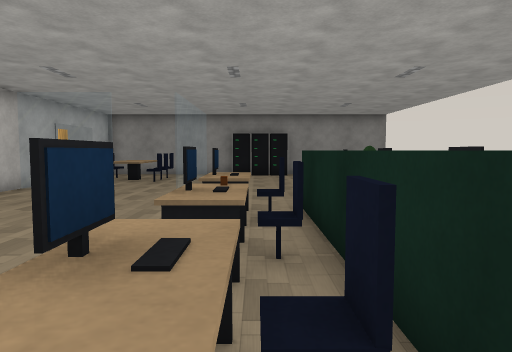
[1] (above)

16 first-person views from a walk through a Unity game level. The camera is 1.2 m above the floor, tilts 4° down and sees 70° across. The floor is counted in squares, 1 m on a side. Each view is taken from the middle of a square. On the plan, view 1 faces up. The plan holds only what a view shows up to about 15 squares ahead; the rest is blank. The place goes on beyond the plan. The player character is not drawn. Some surface patterns are stand-ins.

[2]
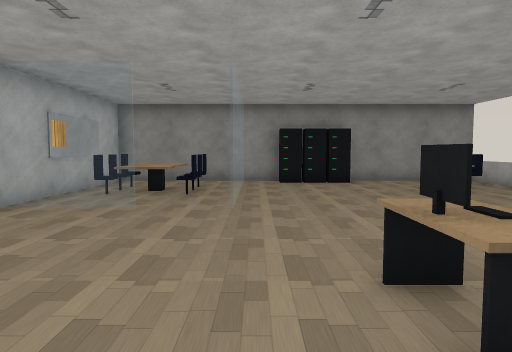

[3]
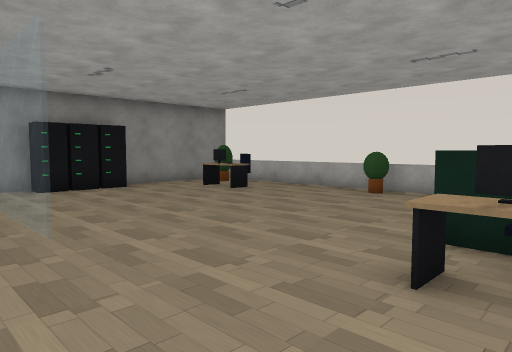

[4]
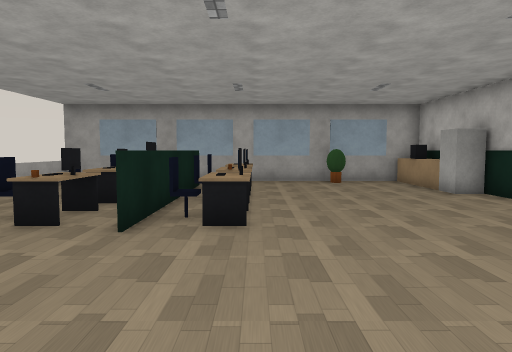

[5]
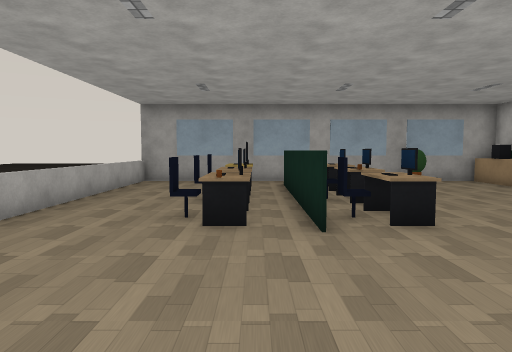

[6]
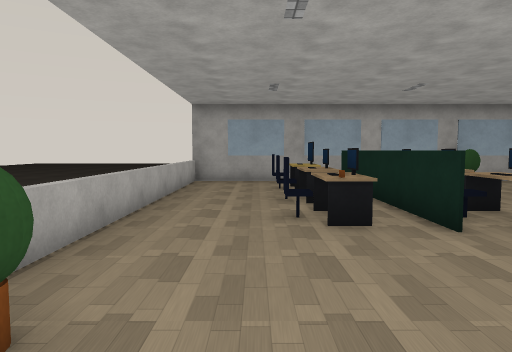

[7]
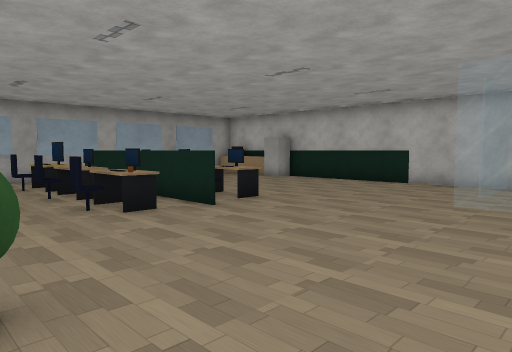

[8]
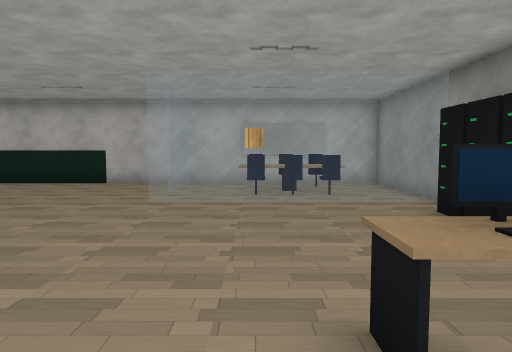

[9]
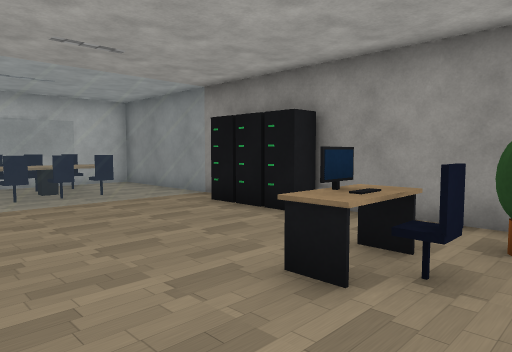

[10]
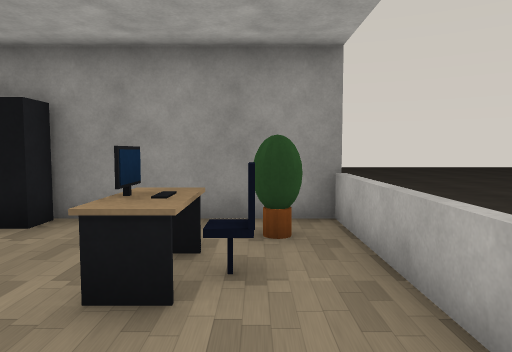

[11]
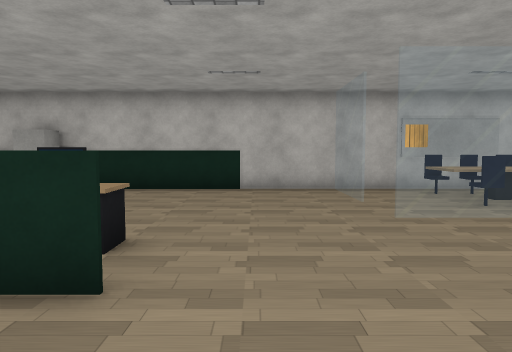

[12]
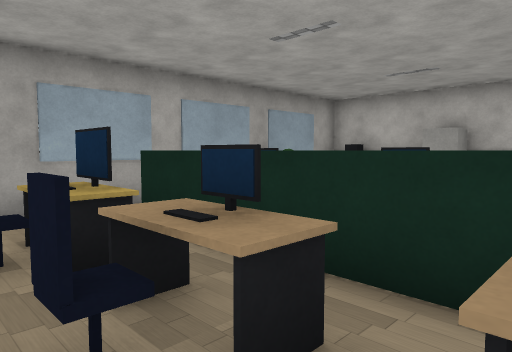

[13]
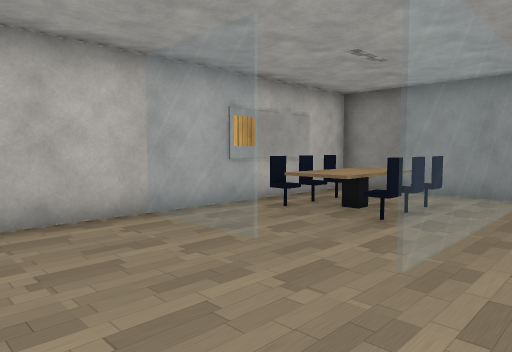

[14]
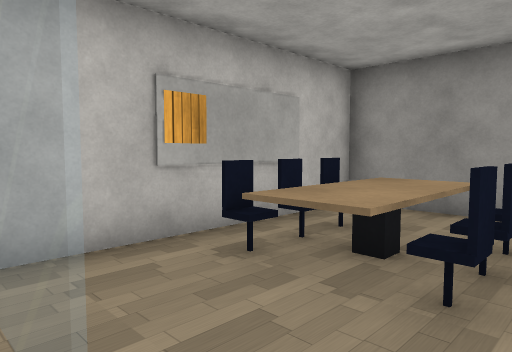

[15]
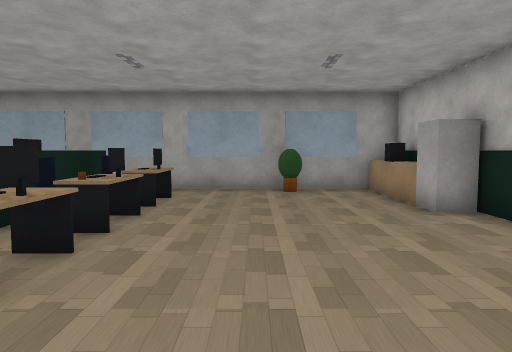

[16]
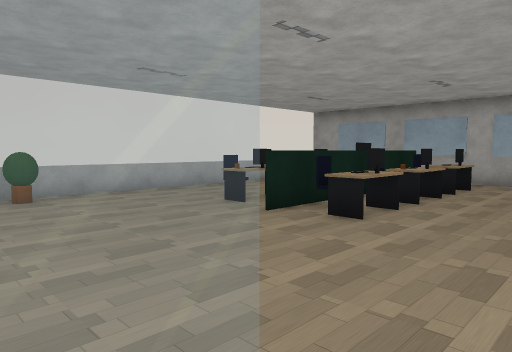

### Floor plan
Key: @ floor where view 1 was taken; # wall or solid block; x gap in a wall; . floor; = window, fence, low wall or low ledge; ^ raised ledge; O other object.
Columns run from 8 left of view 1 to 7 right of it. Each row starts with its distance up from view 1.
 19  ##############
 18 #####=.OOO.....=
 17 ##  #=.......#x=
 16 ##O^O=......OO.=
 15 ##O^O=......OO.=
 14 ##O^O=.........=
 13 #....=.........=
 12 #....=.........=
 11 #===.........OO=
 10 #..............=
  9 #..............=
  8 ##.............=
  7 ##.....OO#OO...=
  6 ##.....OO#OO...=
  5 ##.......#.....=
  4 ##.....OO#OO...=
  3 #O.......###...=
  2 ##.....OO#OO...=
  1 #^.....OO#OO...=
  0 #O......@......=
 -1 #^############.=
 -2  ##############

Where each view was taken, in squares from view 1:
view 1: 0 up, 0 right, facing up
view 2: 4 up, 2 left, facing up
view 3: 6 up, 4 left, facing up-right
view 4: 13 up, 1 left, facing down
view 5: 13 up, 2 right, facing down
view 6: 13 up, 4 right, facing down
view 7: 14 up, 6 right, facing down-left
view 8: 14 up, 6 right, facing left
view 9: 12 up, 6 right, facing up-left
view 10: 12 up, 5 right, facing up
view 11: 9 up, 4 right, facing left
view 12: 6 up, 4 right, facing down-left
view 13: 8 up, 1 left, facing up-left
view 14: 11 up, 3 left, facing up-left
view 15: 10 up, 3 left, facing down
view 16: 13 up, 4 left, facing down-right
